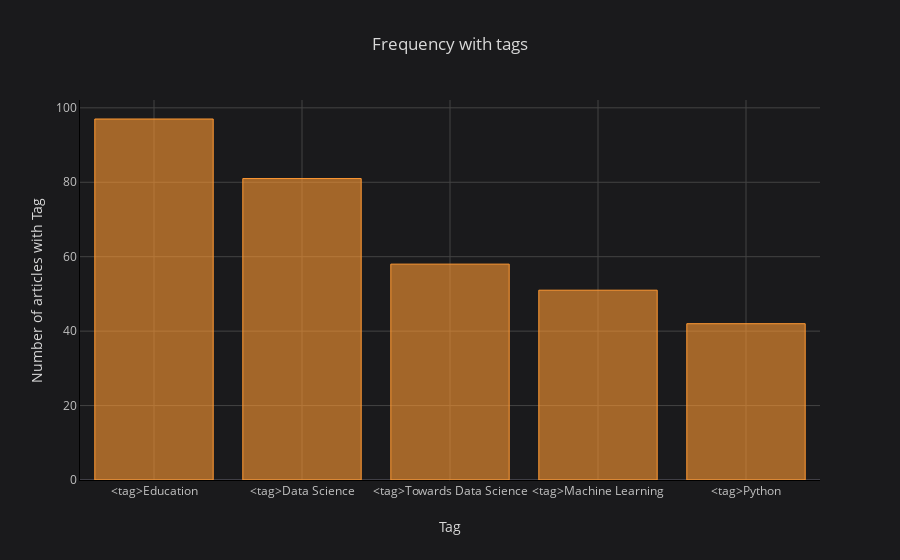

The notebook cell saved with this chart:
### Code cell
df[[c for c in df if '<tag>' in c]].sum().iplot(
    kind='bar',
    xTitle='Tag',
    yTitle='Number of articles with Tag',
    title='Frequency with tags',
    linecolor='black',
    sortbars=True)

### Figure 1 — Plotly figure (JSON) as saved in the notebook; plotly's stock layout.template omitted (floating-point values rounded to 4 significant figures)
{"data": [{"marker": {"color": "rgba(255, 153, 51, 0.6)", "line": {"color": "rgba(255, 153, 51, 1.0)", "width": 1}}, "name": "None", "orientation": "v", "text": "", "type": "bar", "uid": "19ae783f-46c7-403e-8998-2015ec0c01bd", "x": ["<tag>Education", "<tag>Data Science", "<tag>Towards Data Science", "<tag>Machine Learning", "<tag>Python"], "y": [97, 81, 58, 51, 42]}], "layout": {"legend": {"bgcolor": "#1A1A1C", "font": {"color": "#D9D9D9"}}, "paper_bgcolor": "#1A1A1C", "plot_bgcolor": "#1A1A1C", "title": {"font": {"color": "#D9D9D9"}, "text": "Frequency with tags"}, "xaxis": {"gridcolor": "#434343", "linecolor": "black", "showgrid": true, "tickfont": {"color": "#C2C2C2"}, "title": {"font": {"color": "#D9D9D9"}, "text": "Tag"}, "zerolinecolor": "#666570"}, "yaxis": {"gridcolor": "#434343", "linecolor": "black", "showgrid": true, "tickfont": {"color": "#C2C2C2"}, "title": {"font": {"color": "#D9D9D9"}, "text": "Number of articles with Tag"}, "zerolinecolor": "#666570"}}}
